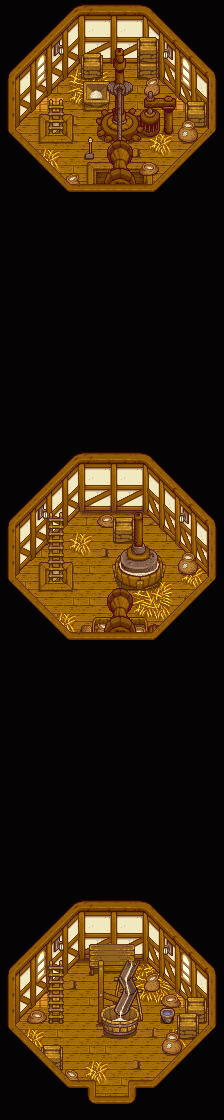

A level layout from a 2D game, rendered from its tile map. Below: a short description, then the map file with tile-grid data replaced by summaries:
An orthogonal 14x70 tile map with 16x16 px tiles, 5 tile layers (Back, Buildings, AboveBuildings, Front, ...), 2 tilesets and 25 objects (25x TileData).

<map version="1.2" tiledversion="2020.01.22" orientation="orthogonal" renderorder="right-down" compressionlevel="-1" width="14" height="70" tilewidth="16" tileheight="16" infinite="0" nextlayerid="13" nextobjectid="77">
 <properties>
  <property name="AmbientLight" value="60 60 65" />
  <property name="Light" value="3 3 4 10 3 4 2 33 4 11 33 4 3 59 4 10 59 4" />
  <property name="Warp" value="6 69 Farm 0 0" />
  <property name="WindowLight" value="2 5 2 11 5 2 2 61 2 11 61 2" />
 </properties>
 <tileset firstgid="1" name="z_cooking" tilewidth="16" tileheight="16" tilecount="432" columns="16">
  <image source="millInterior.png" width="256" height="432" />
  <tile id="10">
   <animation>
    <frame tileid="10" duration="180" />
    <frame tileid="26" duration="180" />
   </animation>
  </tile>
  <tile id="11">
   <animation>
    <frame tileid="11" duration="180" />
    <frame tileid="27" duration="180" />
   </animation>
  </tile>
  <tile id="12">
   <animation>
    <frame tileid="12" duration="180" />
    <frame tileid="28" duration="180" />
   </animation>
  </tile>
  <tile id="88">
   <animation>
    <frame tileid="88" duration="200" />
    <frame tileid="120" duration="200" />
    <frame tileid="152" duration="200" />
    <frame tileid="184" duration="200" />
    <frame tileid="216" duration="200" />
    <frame tileid="248" duration="200" />
    <frame tileid="280" duration="200" />
    <frame tileid="312" duration="200" />
   </animation>
  </tile>
  <tile id="89">
   <animation>
    <frame tileid="89" duration="200" />
    <frame tileid="121" duration="200" />
    <frame tileid="153" duration="200" />
    <frame tileid="185" duration="200" />
    <frame tileid="217" duration="200" />
    <frame tileid="249" duration="200" />
    <frame tileid="281" duration="200" />
    <frame tileid="313" duration="200" />
   </animation>
  </tile>
  <tile id="90">
   <animation>
    <frame tileid="90" duration="200" />
    <frame tileid="122" duration="200" />
    <frame tileid="154" duration="200" />
    <frame tileid="186" duration="200" />
    <frame tileid="218" duration="200" />
    <frame tileid="250" duration="200" />
    <frame tileid="282" duration="200" />
    <frame tileid="314" duration="200" />
   </animation>
  </tile>
  <tile id="91">
   <animation>
    <frame tileid="91" duration="240" />
    <frame tileid="139" duration="240" />
   </animation>
  </tile>
  <tile id="104">
   <animation>
    <frame tileid="104" duration="200" />
    <frame tileid="136" duration="200" />
    <frame tileid="168" duration="200" />
    <frame tileid="200" duration="200" />
    <frame tileid="232" duration="200" />
    <frame tileid="264" duration="200" />
    <frame tileid="296" duration="200" />
    <frame tileid="328" duration="200" />
   </animation>
  </tile>
  <tile id="105">
   <animation>
    <frame tileid="105" duration="200" />
    <frame tileid="137" duration="200" />
    <frame tileid="169" duration="200" />
    <frame tileid="201" duration="200" />
    <frame tileid="233" duration="200" />
    <frame tileid="265" duration="200" />
    <frame tileid="297" duration="200" />
    <frame tileid="329" duration="200" />
   </animation>
  </tile>
  <tile id="106">
   <animation>
    <frame tileid="106" duration="200" />
    <frame tileid="138" duration="200" />
    <frame tileid="170" duration="200" />
    <frame tileid="202" duration="200" />
    <frame tileid="234" duration="200" />
    <frame tileid="266" duration="200" />
    <frame tileid="298" duration="200" />
    <frame tileid="330" duration="200" />
   </animation>
  </tile>
  <tile id="107">
   <animation>
    <frame tileid="107" duration="240" />
    <frame tileid="155" duration="240" />
   </animation>
  </tile>
  <tile id="108">
   <animation>
    <frame tileid="108" duration="150" />
    <frame tileid="156" duration="150" />
    <frame tileid="204" duration="150" />
   </animation>
  </tile>
  <tile id="109">
   <animation>
    <frame tileid="109" duration="150" />
    <frame tileid="157" duration="150" />
    <frame tileid="205" duration="150" />
   </animation>
  </tile>
  <tile id="110">
   <animation>
    <frame tileid="110" duration="150" />
    <frame tileid="158" duration="150" />
    <frame tileid="206" duration="150" />
   </animation>
  </tile>
  <tile id="111">
   <animation>
    <frame tileid="111" duration="150" />
    <frame tileid="159" duration="150" />
    <frame tileid="207" duration="150" />
   </animation>
  </tile>
  <tile id="123">
   <animation>
    <frame tileid="123" duration="240" />
    <frame tileid="171" duration="240" />
   </animation>
  </tile>
  <tile id="124">
   <animation>
    <frame tileid="124" duration="150" />
    <frame tileid="172" duration="150" />
    <frame tileid="220" duration="150" />
   </animation>
  </tile>
  <tile id="125">
   <animation>
    <frame tileid="125" duration="150" />
    <frame tileid="173" duration="150" />
    <frame tileid="221" duration="150" />
   </animation>
  </tile>
  <tile id="126">
   <animation>
    <frame tileid="126" duration="150" />
    <frame tileid="174" duration="150" />
    <frame tileid="222" duration="150" />
   </animation>
  </tile>
  <tile id="127">
   <animation>
    <frame tileid="127" duration="150" />
    <frame tileid="175" duration="150" />
    <frame tileid="223" duration="150" />
   </animation>
  </tile>
  <tile id="140">
   <animation>
    <frame tileid="140" duration="150" />
    <frame tileid="188" duration="150" />
    <frame tileid="236" duration="150" />
   </animation>
  </tile>
  <tile id="141">
   <animation>
    <frame tileid="141" duration="150" />
    <frame tileid="189" duration="150" />
    <frame tileid="237" duration="150" />
   </animation>
  </tile>
  <tile id="142">
   <animation>
    <frame tileid="142" duration="150" />
    <frame tileid="190" duration="150" />
    <frame tileid="238" duration="150" />
   </animation>
  </tile>
  <tile id="143">
   <animation>
    <frame tileid="143" duration="150" />
    <frame tileid="191" duration="150" />
    <frame tileid="239" duration="150" />
   </animation>
  </tile>
  <tile id="161">
   <animation>
    <frame tileid="161" duration="120" />
    <frame tileid="177" duration="120" />
    <frame tileid="193" duration="120" />
   </animation>
  </tile>
  <tile id="165">
   <properties>
    <property name="Material" value="Wood" />
    <property name="Passable" type="bool" value="true" />
   </properties>
  </tile>
  <tile id="167">
   <properties>
    <property name="Material" value="Wood" />
    <property name="Passable" type="bool" value="true" />
   </properties>
  </tile>
  <tile id="181">
   <properties>
    <property name="Material" value="Wood" />
    <property name="Passable" type="bool" value="true" />
   </properties>
  </tile>
  <tile id="182">
   <properties>
    <property name="Material" value="Wood" />
    <property name="Passable" type="bool" value="true" />
   </properties>
  </tile>
  <tile id="183">
   <properties>
    <property name="Material" value="Wood" />
    <property name="Passable" type="bool" value="true" />
   </properties>
  </tile>
  <tile id="243">
   <animation>
    <frame tileid="243" duration="240" />
    <frame tileid="259" duration="240" />
   </animation>
  </tile>
  <tile id="284">
   <animation>
    <frame tileid="284" duration="550" />
    <frame tileid="286" duration="550" />
   </animation>
  </tile>
  <tile id="285">
   <animation>
    <frame tileid="285" duration="550" />
    <frame tileid="287" duration="550" />
   </animation>
  </tile>
  <tile id="293">
   <animation>
    <frame tileid="293" duration="550" />
    <frame tileid="309" duration="550" />
    <frame tileid="325" duration="550" />
    <frame tileid="341" duration="550" />
   </animation>
  </tile>
  <tile id="294">
   <animation>
    <frame tileid="294" duration="550" />
    <frame tileid="310" duration="550" />
    <frame tileid="326" duration="550" />
    <frame tileid="342" duration="550" />
   </animation>
  </tile>
  <tile id="295">
   <animation>
    <frame tileid="295" duration="550" />
    <frame tileid="311" duration="550" />
    <frame tileid="327" duration="550" />
    <frame tileid="343" duration="550" />
   </animation>
  </tile>
  <tile id="300">
   <animation>
    <frame tileid="300" duration="550" />
    <frame tileid="302" duration="550" />
   </animation>
  </tile>
  <tile id="301">
   <animation>
    <frame tileid="301" duration="550" />
    <frame tileid="303" duration="550" />
   </animation>
  </tile>
  <tile id="316">
   <animation>
    <frame tileid="316" duration="550" />
    <frame tileid="318" duration="550" />
   </animation>
  </tile>
  <tile id="317">
   <animation>
    <frame tileid="317" duration="550" />
    <frame tileid="319" duration="550" />
   </animation>
  </tile>
  <tile id="332">
   <animation>
    <frame tileid="332" duration="550" />
    <frame tileid="334" duration="550" />
   </animation>
  </tile>
  <tile id="333">
   <animation>
    <frame tileid="333" duration="550" />
    <frame tileid="335" duration="550" />
   </animation>
  </tile>
  <tile id="353">
   <animation>
    <frame tileid="353" duration="240" />
    <frame tileid="356" duration="240" />
    <frame tileid="359" duration="240" />
    <frame tileid="362" duration="240" />
   </animation>
  </tile>
  <tile id="368">
   <animation>
    <frame tileid="368" duration="240" />
    <frame tileid="371" duration="240" />
    <frame tileid="374" duration="240" />
    <frame tileid="377" duration="240" />
   </animation>
  </tile>
  <tile id="369">
   <animation>
    <frame tileid="369" duration="240" />
    <frame tileid="372" duration="240" />
    <frame tileid="375" duration="240" />
    <frame tileid="378" duration="240" />
   </animation>
  </tile>
  <tile id="370">
   <animation>
    <frame tileid="370" duration="240" />
    <frame tileid="373" duration="240" />
    <frame tileid="376" duration="240" />
    <frame tileid="379" duration="240" />
   </animation>
  </tile>
  <tile id="384">
   <animation>
    <frame tileid="384" duration="240" />
    <frame tileid="387" duration="240" />
    <frame tileid="390" duration="240" />
    <frame tileid="393" duration="240" />
   </animation>
  </tile>
  <tile id="385">
   <animation>
    <frame tileid="385" duration="240" />
    <frame tileid="388" duration="240" />
    <frame tileid="391" duration="240" />
    <frame tileid="394" duration="240" />
   </animation>
  </tile>
  <tile id="386">
   <animation>
    <frame tileid="386" duration="240" />
    <frame tileid="389" duration="240" />
    <frame tileid="392" duration="240" />
    <frame tileid="395" duration="240" />
   </animation>
  </tile>
  <tile id="400">
   <animation>
    <frame tileid="400" duration="240" />
    <frame tileid="403" duration="240" />
    <frame tileid="406" duration="240" />
    <frame tileid="409" duration="240" />
   </animation>
  </tile>
  <tile id="401">
   <animation>
    <frame tileid="401" duration="240" />
    <frame tileid="404" duration="240" />
    <frame tileid="407" duration="240" />
    <frame tileid="410" duration="240" />
   </animation>
  </tile>
  <tile id="402">
   <animation>
    <frame tileid="402" duration="240" />
    <frame tileid="405" duration="240" />
    <frame tileid="408" duration="240" />
    <frame tileid="411" duration="240" />
   </animation>
  </tile>
  <tile id="416">
   <animation>
    <frame tileid="416" duration="240" />
    <frame tileid="419" duration="240" />
    <frame tileid="422" duration="240" />
    <frame tileid="425" duration="240" />
   </animation>
  </tile>
  <tile id="417">
   <animation>
    <frame tileid="417" duration="240" />
    <frame tileid="420" duration="240" />
    <frame tileid="423" duration="240" />
    <frame tileid="426" duration="240" />
   </animation>
  </tile>
  <tile id="418">
   <animation>
    <frame tileid="418" duration="240" />
    <frame tileid="421" duration="240" />
    <frame tileid="424" duration="240" />
    <frame tileid="427" duration="240" />
   </animation>
  </tile>
 </tileset>
 <tileset firstgid="433" name="z_coop" tilewidth="16" tileheight="16" tilecount="84" columns="4">
  <image source="coopTiles.png" width="64" height="336" />
 </tileset>
 <layer id="1" name="Back" width="14" height="70">
  <data>[980 cells, 276 non-empty, 19 distinct tile ids]</data>
 </layer>
 <objectgroup id="2" name="Back">
  <properties>
   <property name="Warp" value="0 0 Farm -1 -1" />
  </properties>
 </objectgroup>
 <layer id="3" name="Buildings" width="14" height="70">
  <data>[980 cells, 296 non-empty, 86 distinct tile ids]</data>
 </layer>
 <objectgroup id="4" name="Buildings" visible="0">
  <object id="49" name="TileData" x="48" y="1008" width="16" height="16">
   <properties>
    <property name="Action" value="blueberry.ImmersiveWindmill.MillLadder" />
   </properties>
  </object>
  <object id="50" name="TileData" x="80" y="144" width="16" height="16">
   <properties>
    <property name="Action" value="blueberry.ImmersiveWindmill.MillLever" />
   </properties>
  </object>
  <object id="51" name="TileData" x="96" y="96" width="16" height="16">
   <properties>
    <property name="Action" value="blueberry.ImmersiveWindmill.MillHopper" />
   </properties>
  </object>
  <object id="52" name="TileData" x="48" y="560" width="16" height="16">
   <properties>
    <property name="Action" value="blueberry.ImmersiveWindmill.MillLadder" />
   </properties>
  </object>
  <object id="53" name="TileData" x="48" y="112" width="16" height="16">
   <properties>
    <property name="Action" value="blueberry.ImmersiveWindmill.MillLadder" />
   </properties>
  </object>
  <object id="54" name="TileData" x="112" y="576" width="16" height="16">
   <properties>
    <property name="Action" value="blueberry.ImmersiveWindmill.MillStone" />
   </properties>
  </object>
  <object id="55" name="TileData" x="96" y="1024" width="16" height="16">
   <properties>
    <property name="Action" value="blueberry.ImmersiveWindmill.MillFlourBin" />
   </properties>
  </object>
  <object id="56" name="TileData" x="96" y="1008" width="16" height="16">
   <properties>
    <property name="Action" value="blueberry.ImmersiveWindmill.MillFlourBin" />
   </properties>
  </object>
  <object id="57" name="TileData" x="112" y="1008" width="16" height="16">
   <properties>
    <property name="Action" value="blueberry.ImmersiveWindmill.MillFlourBin" />
   </properties>
  </object>
  <object id="58" name="TileData" x="128" y="1008" width="16" height="16">
   <properties>
    <property name="Action" value="blueberry.ImmersiveWindmill.MillFlourBin" />
   </properties>
  </object>
  <object id="59" name="TileData" x="128" y="1024" width="16" height="16">
   <properties>
    <property name="Action" value="blueberry.ImmersiveWindmill.MillFlourBin" />
   </properties>
  </object>
  <object id="60" name="TileData" x="112" y="1024" width="16" height="16">
   <properties>
    <property name="Action" value="blueberry.ImmersiveWindmill.MillFlourBin" />
   </properties>
  </object>
  <object id="61" name="TileData" x="128" y="560" width="16" height="16">
   <properties>
    <property name="Action" value="blueberry.ImmersiveWindmill.MillStone" />
   </properties>
  </object>
  <object id="62" name="TileData" x="128" y="576" width="16" height="16">
   <properties>
    <property name="Action" value="blueberry.ImmersiveWindmill.MillStone" />
   </properties>
  </object>
  <object id="63" name="TileData" x="144" y="576" width="16" height="16">
   <properties>
    <property name="Action" value="blueberry.ImmersiveWindmill.MillStone" />
   </properties>
  </object>
  <object id="64" name="TileData" x="144" y="560" width="16" height="16">
   <properties>
    <property name="Action" value="blueberry.ImmersiveWindmill.MillStone" />
   </properties>
  </object>
  <object id="65" name="TileData" x="112" y="560" width="16" height="16">
   <properties>
    <property name="Action" value="blueberry.ImmersiveWindmill.MillStone" />
   </properties>
  </object>
  <object id="66" name="TileData" x="80" y="96" width="16" height="16">
   <properties>
    <property name="Action" value="blueberry.ImmersiveWindmill.MillHopper" />
   </properties>
  </object>
  <object id="69" name="TileData" x="96" y="624" width="16" height="16">
   <properties>
    <property name="Action" value="blueberry.ImmersiveWindmill.MillConveyor" />
   </properties>
  </object>
  <object id="70" name="TileData" x="112" y="624" width="16" height="16">
   <properties>
    <property name="Action" value="blueberry.ImmersiveWindmill.MillConveyor" />
   </properties>
  </object>
  <object id="71" name="TileData" x="128" y="624" width="16" height="16">
   <properties>
    <property name="Action" value="blueberry.ImmersiveWindmill.MillConveyor" />
   </properties>
  </object>
  <object id="72" name="TileData" x="96" y="128" width="16" height="16">
   <properties>
    <property name="Action" value="blueberry.ImmersiveWindmill.MillGreatWheel" />
   </properties>
  </object>
  <object id="73" name="TileData" x="128" y="128" width="16" height="16">
   <properties>
    <property name="Action" value="blueberry.ImmersiveWindmill.MillGreatWheel" />
   </properties>
  </object>
  <object id="75" name="TileData" x="112" y="128" width="16" height="16">
   <properties>
    <property name="Action" value="blueberry.ImmersiveWindmill.MillGreatWheel" />
   </properties>
  </object>
  <object id="76" name="TileData" x="112" y="112" width="16" height="16">
   <properties>
    <property name="Action" value="blueberry.ImmersiveWindmill.MillGreatWheel" />
   </properties>
  </object>
 </objectgroup>
 <layer id="11" name="AboveBuildings" width="14" height="70">
  <properties>
   <property name="DrawAbove" value="Buildings" />
  </properties>
  <data>[980 cells, 18 non-empty, 18 distinct tile ids]</data>
 </layer>
 <objectgroup id="12" name="AboveBuildings" />
 <layer id="5" name="Front" width="14" height="70">
  <data>[980 cells, 102 non-empty, 67 distinct tile ids]</data>
 </layer>
 <objectgroup id="6" name="Front" />
 <layer id="7" name="AlwaysFront" width="14" height="70">
  <data>[980 cells, 749 non-empty, 58 distinct tile ids]</data>
 </layer>
 <objectgroup id="8" name="AlwaysFront" />
</map>
